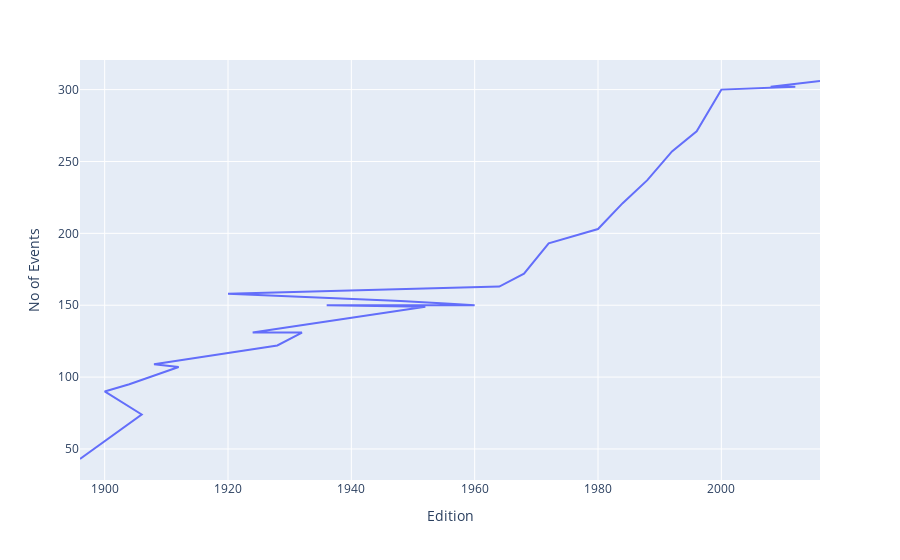

The notebook cell this image was saved under:
### Code cell
events_over_time = df_copy.drop_duplicates(['Year' , 'Event'])['Year'].value_counts().reset_index()
events_over_time.rename(columns={'count':'No of Events' , 'Year':'Edition'} ,inplace=True)
events_over_time.sort_values(by = 'No of Events')
fig = px.line(events_over_time , x = 'Edition' , y = 'No of Events')
fig.show()

### Figure 1 — Plotly figure (JSON) as saved in the notebook; plotly's stock layout.template omitted (floating-point values rounded to 4 significant figures)
{"data": [{"hovertemplate": "Edition=%{x}<br>No of Events=%{y}<extra></extra>", "legendgroup": "", "line": {"color": "#636efa", "dash": "solid"}, "marker": {"symbol": "circle"}, "mode": "lines", "name": "", "orientation": "v", "showlegend": false, "type": "scatter", "x": [2016, 2008, 2012, 2004, 2000, 1996, 1992, 1988, 1984, 1980, 1976, 1972, 1968, 1964, 1920, 1948, 1956, 1960, 1936, 1952, 1924, 1932, 1928, 1908, 1912, 1904, 1900, 1906, 1896], "xaxis": "x", "y": [306, 302, 302, 301, 300, 271, 257, 237, 221, 203, 198, 193, 172, 163, 158, 153, 151, 150, 150, 149, 131, 131, 122, 109, 107, 95, 90, 74, 43], "yaxis": "y"}], "layout": {"legend": {"tracegroupgap": 0}, "margin": {"t": 60}, "xaxis": {"anchor": "y", "domain": [0, 1], "title": {"text": "Edition"}}, "yaxis": {"anchor": "x", "domain": [0, 1], "title": {"text": "No of Events"}}}}
